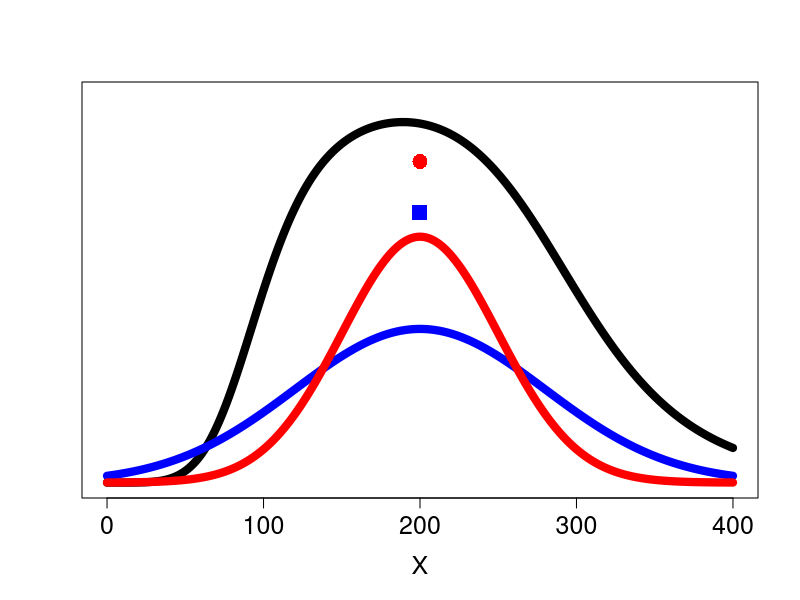

This chart was generated by the following R code:
library("Cairo");

outdir <- ".";

theta <- 100;
theta2 <- 300;
fitness <- function(x) {
  y1 <- (x/theta)^5;
  y2 <- (x/theta2)^8;  
  y1/(1+y1) - y2/(1+y2);
}
delta<- 0.1;
xx <- seq(0,400,delta);
xx.H <- seq(100,400,delta);


f1 <- dnorm(xx, mean=200, sd=80);
f2 <- dnorm(xx, mean=200, sd=50);
w <- sapply(xx, fitness);

m1 <- sum( f1 * w) * delta;
m2 <- sum( f2 * w) * delta;

Cairo(file =sprintf("%s/fitness-vs-width-monostable-m-200.svg",outdir),type="svg",width = 15, height = 15, units="cm");  
plot( x=xx, y=w, type="l", col="black", lwd=8, xlim=c(0,400), ylim=c(0,1), yaxt="n", xlab="X", ylab="", cex.lab=1.5, cex.axis=1.5);
# Axis(side=2, labels=FALSE);
lines( x=xx, y=f1*80, col="blue", lwd=8, xlim=c(0,400), ylim=c(0,0.01));
lines( x=xx, y=f2*80, col="red", lwd=8, xlim=c(0,400), ylim=c(0,0.01));
points(x=200, y=m1, pch=15, cex=2, col="blue");
points(x=200, y=m2, pch=16, cex=2, col="red");
dev.off();
